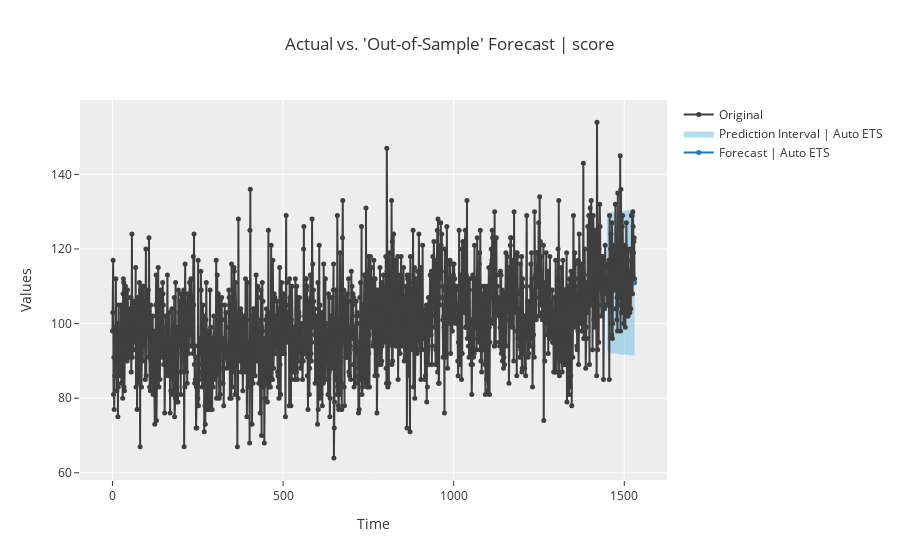

Notebook cell for this chart:
### Code cell
exp.plot_model([ auto_arima], plot='forecast', data_kwargs={'fh':82, 'labels':["Auto ETS"]})
